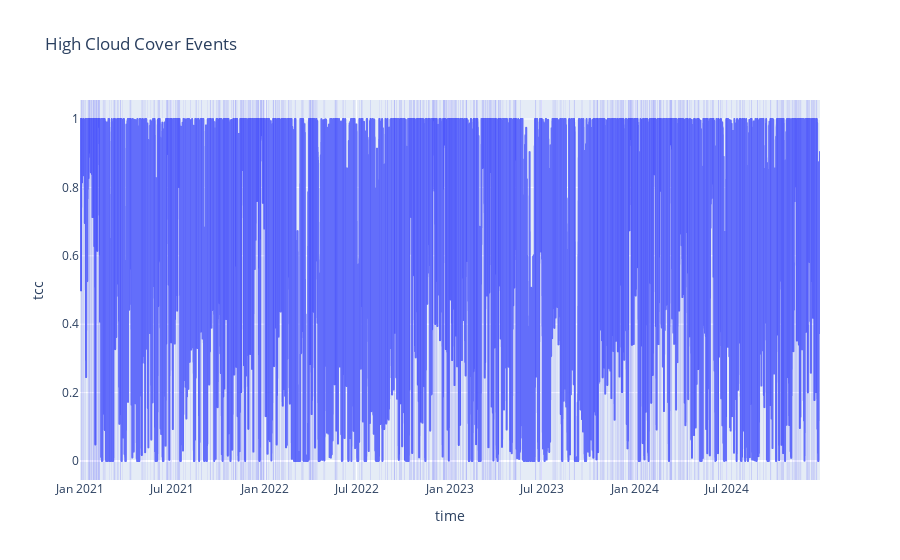

Notebook code cell kept with this figure:
### Markdown cell above
## High Cloud Cover Events

### Code cell
events = extreme_events.find_high_cloud_cover(df['tcc'], threshold=0.9, min_duration=3)
fig = px.line(df, x='time', y='tcc', title='High Cloud Cover Events')
for start, end in events:
    fig.add_vrect(x0=df['time'][start], x1=df['time'][end], fillcolor='blue', opacity=0.2, line_width=0)
fig.show()
